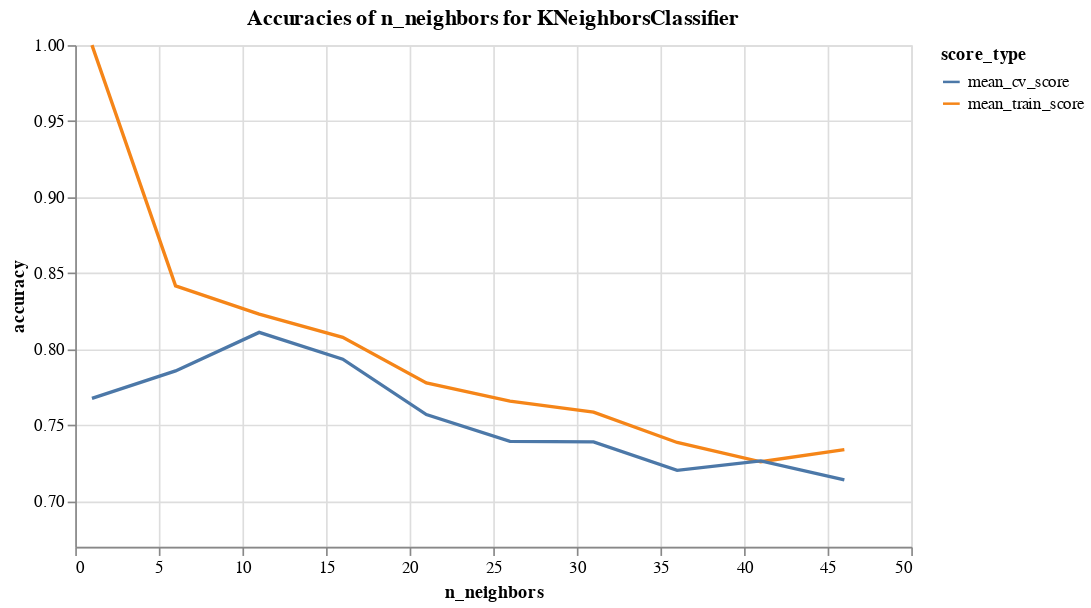

The cell this chart's notebook holds for it:
### Code cell
plotting_source = results_df.melt(
    id_vars='n_neighbors',
    value_vars=['mean_train_score', 'mean_cv_score'],
    var_name='score_type',
    value_name='accuracy'
)

K_plot = alt.Chart(plotting_source, width=500, height=300).mark_line().encode(
    alt.X('n_neighbors:Q'),
    alt.Y('accuracy:Q', scale=alt.Scale(domain=[.67, 1.00])),
    alt.Color('score_type:N')
).properties(title="Accuracies of n_neighbors for KNeighborsClassifier")

K_plot

### Figure 1 — Vega-Lite specification as saved in the notebook (floating-point values rounded to 4 significant figures)
{"config": {"view": {"continuousWidth": 300, "continuousHeight": 300}}, "data": {"name": "data-0a30ebbeafb719cb7f4a23a7432da33a"}, "mark": {"type": "line"}, "encoding": {"color": {"field": "score_type", "type": "nominal"}, "x": {"field": "n_neighbors", "type": "quantitative"}, "y": {"field": "accuracy", "scale": {"domain": [0.67, 1.0]}, "type": "quantitative"}}, "height": 300, "title": "Accuracies of n_neighbors for KNeighborsClassifier", "width": 500, "$schema": "https://vega.github.io/schema/vega-lite/v5.15.1.json", "datasets": {"data-0a30ebbeafb719cb7f4a23a7432da33a": [{"n_neighbors": 1, "score_type": "mean_train_score", "accuracy": 1.0}, {"n_neighbors": 6, "score_type": "mean_train_score", "accuracy": 0.8417}, {"n_neighbors": 11, "score_type": "mean_train_score", "accuracy": 0.8231}, {"n_neighbors": 16, "score_type": "mean_train_score", "accuracy": 0.8077}, {"n_neighbors": 21, "score_type": "mean_train_score", "accuracy": 0.7778}, {"n_neighbors": 26, "score_type": "mean_train_score", "accuracy": 0.7659}, {"n_neighbors": 31, "score_type": "mean_train_score", "accuracy": 0.7585}, {"n_neighbors": 36, "score_type": "mean_train_score", "accuracy": 0.7386}, {"n_neighbors": 41, "score_type": "mean_train_score", "accuracy": 0.7259}, {"n_neighbors": 46, "score_type": "mean_train_score", "accuracy": 0.7339}, {"n_neighbors": 1, "score_type": "mean_cv_score", "accuracy": 0.7676}, {"n_neighbors": 6, "score_type": "mean_cv_score", "accuracy": 0.7857}, {"n_neighbors": 11, "score_type": "mean_cv_score", "accuracy": 0.811}, {"n_neighbors": 16, "score_type": "mean_cv_score", "accuracy": 0.7934}, {"n_neighbors": 21, "score_type": "mean_cv_score", "accuracy": 0.757}, {"n_neighbors": 26, "score_type": "mean_cv_score", "accuracy": 0.7393}, {"n_neighbors": 31, "score_type": "mean_cv_score", "accuracy": 0.739}, {"n_neighbors": 36, "score_type": "mean_cv_score", "accuracy": 0.7202}, {"n_neighbors": 41, "score_type": "mean_cv_score", "accuracy": 0.7265}, {"n_neighbors": 46, "score_type": "mean_cv_score", "accuracy": 0.714}]}}
